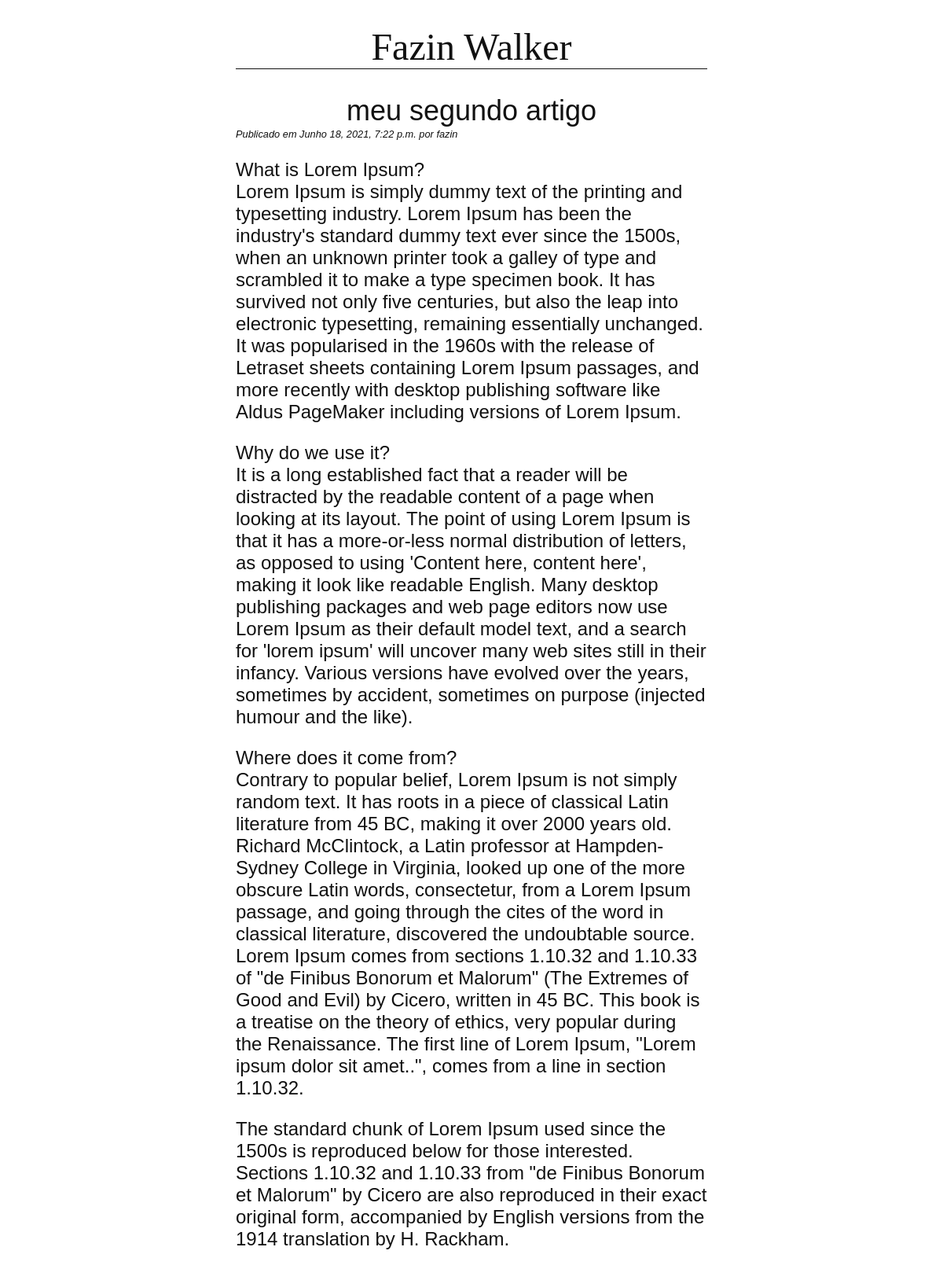
/blog/meu-segundo-artigo/, run on the app's committed database.
### blog/models.py (models this page shows, shortened)
class Post(models.Model):
    title = models.CharField(max_length=255) ## cria corretamente a coluna no bd como varchar
    slug = models.SlugField(max_length=255, unique=True) ##texto da url, ex: /blog/introducao-django (letras, numeros, hifen)
    author = models.ForeignKey(User, on_delete=models.CASCADE) ## Cada post tem um author e um autor pode ter mais de um post, on_delete é oq ocorre ao deletar o autor, cascade deleta todos post do autor
    body = models.TextField() # corpo do post, nao tem tamanho minimo
    created = models.DateTimeField(auto_now_add=True) #data de cruacao adicionada auto
    updated = models.DateTimeField(auto_now=True) #data da ultima modificacao automaticamente
    class Meta:
        ordering = ('-created',)

### blog/views.py (the view)
# urls.py: path("<slug:slug>/", views.PostDetailView.as_view(), name="detail"),
class PostDetailView(DetailView):
    model = Post

### blog/templates/blog/post_detail.html (shortened to what this page needs)
{% extends "blog/base.html" %}
{% block content %}
    <h2>{{ post.title }}</h2>
    <p class="date">
        Publicado em {{ post.created }} por {{ post.author }}
    </p>
    {{ post.body|linebreaks }}
{% endblock %}

### blog/static/css/blog.css (style rules this page uses)
body { margin: 0 25%; font-family: sans-serif; font-size: 1.5rem; color: #111111; }
h2 { text-align: center; font-weight: normal; margin-bottom: 1px; }
p.date { font-size: 0.8rem; font-style: italic; margin-top: 1px; }

### data on the page
Post: title "meu segundo artigo", created "Junho 18, 2021, 7:22 p.m.", author "fazin", body "What is Lorem Ipsum? Lorem Ipsum is simply dummy text of the printing and typesetting industry. Lorem Ipsum has been the industry's standard dummy text ever since the 1500s, when an unknown printer took a galley of type and scrambled it to make a type specimen book. It has survived not only five centuries, but also the leap into electronic typesetting, remaining essentially unchanged. It was popularised in the 1960s with the release of Letraset sheets containing Lorem Ipsum passages, and more recently with desktop publishing software like Aldus PageMaker including versions of Lorem Ipsum. Why do we use it? It is a long established fact that a reader will be distracted by the readable…"
